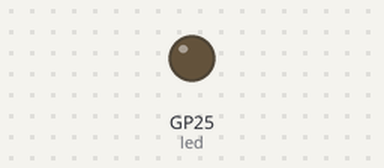
A program run on a simulated Raspberry Pi Pico running MicroPython. Shown: output pins drawn as LEDs (lit = HIGH).

Above: at 1.3 s.
At 9.5 s:
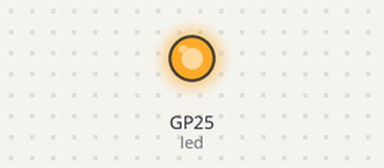
Timing chart, 0 to 9.9 s (numbered marks = the images above):
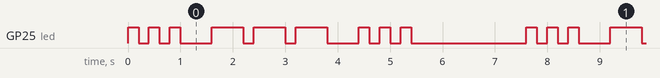

Measured:
- by itself, GP25 (led): repeats every 7.6 s: 2 × (LOW 0.20 s, HIGH 0.20 s), LOW 0.60 s, 2 × (HIGH 0.60 s, LOW 0.20 s), HIGH 0.60 s, LOW 0.60 s, 2 × (HIGH 0.20 s, LOW 0.20 s), HIGH 0.20 s, LOW 2.2 s, HIGH 0.20 s
- by itself, everything shown: repeats every 7.6 s, in 18 steps

The program:

sos.py
```python
# 04 - SOS in codice Morse sul LED interno

from machine import Pin
import time

led = Pin(25, Pin.OUT)

CORTO = 0.2
LUNGO = 0.6

def lampeggia(durata, quante):
    for i in range(quante):
        led.value(1)
        time.sleep(durata)
        led.value(0)
        time.sleep(CORTO)

while True:
    lampeggia(CORTO, 3)     # S
    time.sleep(0.4)
    lampeggia(LUNGO, 3)     # O
    time.sleep(0.4)
    lampeggia(CORTO, 3)     # S
    time.sleep(2)
```
